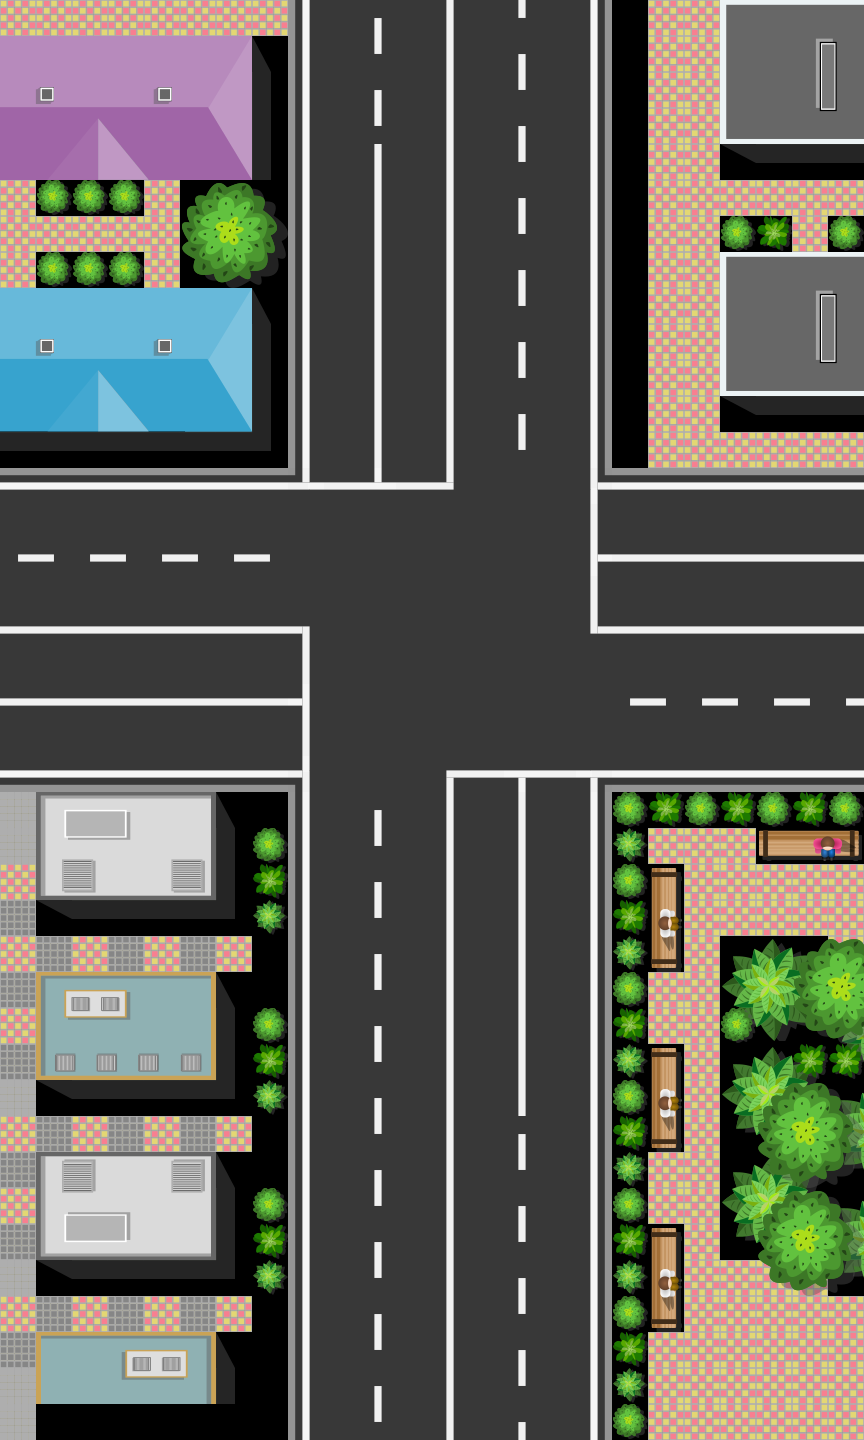

A level layout from a 2D game, rendered from its tile map. Below: a short description, then the map file with tile-grid data replaced by summaries:
An orthogonal 24x40 tile map with 36x36 px tiles, 2 tile layers (Road Map, Tile Layer 2) and 17 objects (2x 1, 2x 2, 2x 3, 2x 4, 2x 5, ...).

<map version="1.4" tiledversion="1.4.3" orientation="orthogonal" renderorder="right-down" width="24" height="40" tilewidth="36" tileheight="36" infinite="0" nextlayerid="6" nextobjectid="76">
 <tileset firstgid="1" name="new_tile_map" tilewidth="36" tileheight="36" tilecount="784" columns="28">
  <image source="../map_tileset/new_tile_map.png" width="1024" height="1024" />
 </tileset>
 <layer id="1" name="Road Map" width="24" height="40">
  <data>[960 cells, 699 non-empty, 44 distinct tile ids]</data>
 </layer>
 <layer id="5" name="Tile Layer 2" width="24" height="40">
  <data>[960 cells, 260 non-empty, 104 distinct tile ids]</data>
 </layer>
 <objectgroup id="2" name="Follow Path 2" visible="0">
  <object id="2" name="1" x="559" y="873">
   <ellipse />
  </object>
  <object id="3" name="2" x="559" y="795">
   <ellipse />
  </object>
  <object id="4" name="3" x="557" y="743">
   <ellipse />
  </object>
  <object id="5" name="4" x="586" y="716">
   <ellipse />
  </object>
  <object id="53" name="5" x="636" y="737">
   <ellipse />
  </object>
  <object id="54" name="6" x="851" y="739">
   <ellipse />
  </object>
  <object id="55" name="7" x="949" y="737">
   <ellipse />
  </object>
  <object id="69" name="8" x="1073" y="846">
   <ellipse />
  </object>
 </objectgroup>
 <objectgroup id="3" name="Follow Path 1" visible="0">
  <object id="8" name="1" x="174" y="739">
   <ellipse />
  </object>
  <object id="9" name="2" x="290" y="740">
   <ellipse />
  </object>
  <object id="33" name="3" x="853" y="739">
   <ellipse />
  </object>
  <object id="59" name="4" x="978" y="737">
   <ellipse />
  </object>
  <object id="60" name="5" x="1043" y="604">
   <ellipse />
  </object>
 </objectgroup>
 <objectgroup id="4" name="tr_lights">
  <object id="71" name="tr_light_1_1" x="594.579" y="828.868">
   <ellipse />
  </object>
  <object id="72" name="tr_light_1_2" x="304.175" y="428.828">
   <ellipse />
  </object>
  <object id="73" name="tr_light_2_1" x="248.799" y="773.55">
   <ellipse />
  </object>
  <object id="74" name="tr_light_2_2" x="654.679" y="483.943">
   <ellipse />
  </object>
 </objectgroup>
</map>
